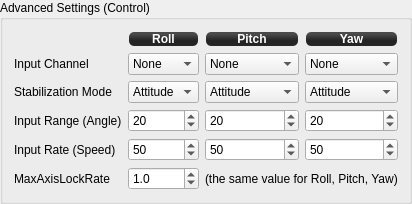
            <widget class="QGroupBox" name="groupBox">
             <property name="sizePolicy">
              <sizepolicy hsizetype="Preferred" vsizetype="Preferred">
               <horstretch>0</horstretch>
               <verstretch>0</verstretch>
              </sizepolicy>
             </property>
             <property name="minimumSize">
              <size>
               <width>0</width>
               <height>187</height>
              </size>
             </property>
             <property name="maximumSize">
              <size>
               <width>16777215</width>
               <height>16777215</height>
              </size>
             </property>
             <property name="title">
              <string>Advanced Settings (Control)</string>
             </property>
             <layout class="QGridLayout" name="gridLayout_8">
              <item row="0" column="3">
               <widget class="QLabel" name="label_32">
                <property name="minimumSize">
                 <size>
                  <width>0</width>
                  <height>16</height>
                 </size>
                </property>
                <property name="maximumSize">
                 <size>
                  <width>16777215</width>
                  <height>16</height>
                 </size>
                </property>
                <property name="styleSheet">
                 <string notr="true">background-color: qlineargradient(spread:reflect, x1:0.507, y1:0, x2:0.507, y2:0.772, stop:0.208955 rgba(74, 74, 74, 255), stop:0.78607 rgba(36, 36, 36, 255));
color: rgb(255, 255, 255);
border-radius: 5;
font: bold 12px;
margin:1px;</string>
                </property>
                <property name="text">
                 <string>Yaw</string>
                </property>
                <property name="alignment">
                 <set>Qt::AlignCenter</set>
                </property>
               </widget>
              </item>
              <item row="0" column="2">
               <widget class="QLabel" name="label_33">
                <property name="minimumSize">
                 <size>
                  <width>0</width>
                  <height>16</height>
                 </size>
                </property>
                <property name="maximumSize">
                 <size>
                  <width>16777215</width>
                  <height>16</height>
                 </size>
                </property>
                <property name="styleSheet">
                 <string notr="true">background-color: qlineargradient(spread:reflect, x1:0.507, y1:0, x2:0.507, y2:0.772, stop:0.208955 rgba(74, 74, 74, 255), stop:0.78607 rgba(36, 36, 36, 255));
color: rgb(255, 255, 255);
border-radius: 5;
font: bold 12px;
margin:1px;</string>
                </property>
                <property name="text">
                 <string>Pitch</string>
                </property>
                <property name="alignment">
                 <set>Qt::AlignCenter</set>
                </property>
               </widget>
              </item>
              <item row="0" column="1">
               <widget class="QLabel" name="label_34">
                <property name="minimumSize">
                 <size>
                  <width>0</width>
                  <height>16</height>
                 </size>
                </property>
                <property name="maximumSize">
                 <size>
                  <width>16777215</width>
                  <height>16</height>
                 </size>
                </property>
                <property name="styleSheet">
                 <string notr="true">background-color: qlineargradient(spread:reflect, x1:0.507, y1:0, x2:0.507, y2:0.772, stop:0.208955 rgba(74, 74, 74, 255), stop:0.78607 rgba(36, 36, 36, 255));
color: rgb(255, 255, 255);
border-radius: 5;
font: bold 12px;
margin:1px;</string>
                </property>
                <property name="text">
                 <string>Roll</string>
                </property>
                <property name="alignment">
                 <set>Qt::AlignCenter</set>
                </property>
               </widget>
              </item>
              <item row="1" column="3">
               <widget class="QComboBox" name="yawInputChannel">
                <property name="focusPolicy">
                 <enum>Qt::StrongFocus</enum>
                </property>
                <property name="toolTip">
                 <string>Input channel to control camera yaw

Don't forget to map this channel using Input configuration tab.</string>
                </property>
                <property name="objrelation" stdset="0">
                 <stringlist>
                  <string>objname:CameraStabSettings</string>
                  <string>fieldname:Input</string>
                  <string>element:Yaw</string>
                  <string>buttongroup:1</string>
                 </stringlist>
                </property>
                <item>
                 <property name="text">
                  <string>None</string>
                 </property>
                </item>
               </widget>
              </item>
              <item row="1" column="2">
               <widget class="QComboBox" name="pitchInputChannel">
                <property name="focusPolicy">
                 <enum>Qt::StrongFocus</enum>
                </property>
                <property name="toolTip">
                 <string>Input channel to control camera pitch

Don't forget to map this channel using Input configuration tab.</string>
                </property>
                <property name="objrelation" stdset="0">
                 <stringlist>
                  <string>objname:CameraStabSettings</string>
                  <string>fieldname:Input</string>
                  <string>element:Pitch</string>
                  <string>buttongroup:1</string>
                 </stringlist>
                </property>
                <item>
                 <property name="text">
                  <string>None</string>
                 </property>
                </item>
               </widget>
              </item>
              <item row="1" column="1">
               <widget class="QComboBox" name="rollInputChannel">
                <property name="focusPolicy">
                 <enum>Qt::StrongFocus</enum>
                </property>
                <property name="toolTip">
                 <string>Input channel to control camera roll

Don't forget to map this channel using Input configuration tab.</string>
                </property>
                <property name="objrelation" stdset="0">
                 <stringlist>
                  <string>objname:CameraStabSettings</string>
                  <string>fieldname:Input</string>
                  <string>element:Roll</string>
                  <string>buttongroup:1</string>
                 </stringlist>
                </property>
                <item>
                 <property name="text">
                  <string>None</string>
                 </property>
                </item>
               </widget>
              </item>
              <item row="1" column="0">
               <widget class="QLabel" name="label_35">
                <property name="text">
                 <string>Input Channel</string>
                </property>
               </widget>
              </item>
              <item row="2" column="3">
               <widget class="QComboBox" name="yawStabilizationMode">
                <property name="focusPolicy">
                 <enum>Qt::StrongFocus</enum>
                </property>
                <property name="toolTip">
                 <string>Axis stabilization mode

Attitude: camera tracks level for the axis. Input controls the deflection.
AxisLock: camera remembers tracking attitude. Input controls the rate of deflection.</string>
                </property>
                <property name="objrelation" stdset="0">
                 <stringlist>
                  <string>objname:CameraStabSettings</string>
                  <string>fieldname:StabilizationMode</string>
                  <string>element:Yaw</string>
                  <string>buttongroup:1</string>
                 </stringlist>
                </property>
                <item>
                 <property name="text">
                  <string>Attitude</string>
                 </property>
                </item>
               </widget>
              </item>
              <item row="3" column="3">
               <widget class="QSpinBox" name="yawInputRange">
                <property name="focusPolicy">
                 <enum>Qt::StrongFocus</enum>
                </property>
                <property name="toolTip">
                 <string>Maximum camera yaw deflection for 100% input in Attitude mode, deg.</string>
                </property>
                <property name="maximum">
                 <number>180</number>
                </property>
                <property name="value">
                 <number>20</number>
                </property>
                <property name="objrelation" stdset="0">
                 <stringlist>
                  <string>objname:CameraStabSettings</string>
                  <string>fieldname:InputRange</string>
                  <string>element:Yaw</string>
                  <string>haslimits:no</string>
                  <string>scale:1</string>
                  <string>buttongroup:1</string>
                 </stringlist>
                </property>
               </widget>
              </item>
              <item row="4" column="3">
               <widget class="QSpinBox" name="yawInputRate">
                <property name="focusPolicy">
                 <enum>Qt::StrongFocus</enum>
                </property>
                <property name="toolTip">
                 <string>Maximum camera yaw rate for 100% input in AxisLock mode, deg/s.</string>
                </property>
                <property name="maximum">
                 <number>180</number>
                </property>
                <property name="value">
                 <number>50</number>
                </property>
                <property name="objrelation" stdset="0">
                 <stringlist>
                  <string>objname:CameraStabSettings</string>
                  <string>fieldname:InputRate</string>
                  <string>element:Yaw</string>
                  <string>haslimits:no</string>
                  <string>scale:1</string>
                  <string>buttongroup:1</string>
                 </stringlist>
                </property>
               </widget>
              </item>
              <item row="2" column="2">
               <widget class="QComboBox" name="pitchStabilizationMode">
                <property name="focusPolicy">
                 <enum>Qt::StrongFocus</enum>
                </property>
                <property name="toolTip">
                 <string>Axis stabilization mode

Attitude: camera tracks level for the axis. Input controls the deflection.
AxisLock: camera remembers tracking attitude. Input controls the rate of deflection.</string>
                </property>
                <property name="objrelation" stdset="0">
                 <stringlist>
                  <string>objname:CameraStabSettings</string>
                  <string>fieldname:StabilizationMode</string>
                  <string>element:Pitch</string>
                  <string>buttongroup:1</string>
                 </stringlist>
                </property>
                <item>
                 <property name="text">
                  <string>Attitude</string>
                 </property>
                </item>
               </widget>
              </item>
              <item row="3" column="2">
               <widget class="QSpinBox" name="pitchInputRange">
                <property name="focusPolicy">
                 <enum>Qt::StrongFocus</enum>
                </property>
                <property name="toolTip">
                 <string>Maximum camera pitch deflection for 100% input in Attitude mode, deg.</string>
                </property>
                <property name="maximum">
                 <number>180</number>
                </property>
                <property name="value">
                 <number>20</number>
                </property>
                <property name="objrelation" stdset="0">
                 <stringlist>
                  <string>objname:CameraStabSettings</string>
                  <string>fieldname:InputRange</string>
                  <string>element:Pitch</string>
                  <string>haslimits:no</string>
                  <string>scale:1</string>
                  <string>buttongroup:1</string>
                 </stringlist>
                </property>
               </widget>
              </item>
              <item row="4" column="2">
               <widget class="QSpinBox" name="pitchInputRate">
                <property name="focusPolicy">
                 <enum>Qt::StrongFocus</enum>
                </property>
                <property name="toolTip">
                 <string>Maximum camera pitch rate for 100% input in AxisLock mode, deg/s.</string>
                </property>
                <property name="maximum">
                 <number>180</number>
                </property>
                <property name="value">
                 <number>50</number>
                </property>
                <property name="objrelation" stdset="0">
                 <stringlist>
                  <string>objname:CameraStabSettings</string>
                  <string>fieldname:InputRate</string>
                  <string>element:Pitch</string>
                  <string>haslimits:no</string>
                  <string>scale:1</string>
                  <string>buttongroup:1</string>
                 </stringlist>
                </property>
               </widget>
              </item>
              <item row="2" column="1">
               <widget class="QComboBox" name="rollStabilizationMode">
                <property name="focusPolicy">
                 <enum>Qt::StrongFocus</enum>
                </property>
                <property name="toolTip">
                 <string>Axis stabilization mode

Attitude: camera tracks level for the axis. Input controls the deflection.
AxisLock: camera remembers tracking attitude. Input controls the rate of deflection.</string>
                </property>
                <property name="objrelation" stdset="0">
                 <stringlist>
                  <string>objname:CameraStabSettings</string>
                  <string>fieldname:StabilizationMode</string>
                  <string>element:Roll</string>
                  <string>buttongroup:1</string>
                 </stringlist>
                </property>
                <item>
                 <property name="text">
                  <string>Attitude</string>
                 </property>
                </item>
               </widget>
              </item>
              <item row="3" column="1">
               <widget class="QSpinBox" name="rollInputRange">
                <property name="focusPolicy">
                 <enum>Qt::StrongFocus</enum>
                </property>
                <property name="toolTip">
                 <string>Maximum camera roll deflection for 100% input in Attitude mode, deg.</string>
                </property>
                <property name="maximum">
                 <number>180</number>
                </property>
                <property name="value">
                 <number>20</number>
                </property>
                <property name="objrelation" stdset="0">
                 <stringlist>
                  <string>objname:CameraStabSettings</string>
                  <string>fieldname:InputRange</string>
                  <string>element:Roll</string>
                  <string>haslimits:no</string>
                  <string>scale:1</string>
                  <string>buttongroup:1</string>
                 </stringlist>
                </property>
               </widget>
              </item>
              <item row="4" column="1">
               <widget class="QSpinBox" name="rollInputRate">
                <property name="focusPolicy">
                 <enum>Qt::StrongFocus</enum>
                </property>
                <property name="toolTip">
                 <string>Maximum camera roll rate for 100% input in AxisLock mode, deg/s.</string>
                </property>
                <property name="maximum">
                 <number>180</number>
                </property>
                <property name="value">
                 <number>50</number>
                </property>
                <property name="objrelation" stdset="0">
                 <stringlist>
                  <string>objname:CameraStabSettings</string>
                  <string>fieldname:InputRate</string>
                  <string>element:Roll</string>
                  <string>haslimits:no</string>
                  <string>scale:1</string>
                  <string>buttongroup:1</string>
                 </stringlist>
                </property>
               </widget>
              </item>
              <item row="5" column="0">
               <widget class="QLabel" name="label_36">
                <property name="text">
                 <string>MaxAxisLockRate</string>
                </property>
               </widget>
              </item>
              <item row="4" column="0">
               <widget class="QLabel" name="label_38">
                <property name="text">
                 <string>Input Rate (Speed)</string>
                </property>
               </widget>
              </item>
              <item row="3" column="0">
               <widget class="QLabel" name="label_39">
                <property name="text">
                 <string>Input Range (Angle)</string>
                </property>
               </widget>
              </item>
              <item row="2" column="0">
               <widget class="QLabel" name="label_40">
                <property name="text">
                 <string>Stabilization Mode</string>
                </property>
               </widget>
              </item>
              <item row="5" column="2" colspan="2">
               <widget class="QLabel" name="label_41">
                <property name="text">
                 <string>(the same value for Roll, Pitch, Yaw)</string>
                </property>
               </widget>
              </item>
              <item row="5" column="1">
               <widget class="QDoubleSpinBox" name="MaxAxisLockRate">
                <property name="focusPolicy">
                 <enum>Qt::StrongFocus</enum>
                </property>
                <property name="toolTip">
                 <string>Stick input deadband for all axes in AxisLock mode, deg/s.

When stick input is within the MaxAxisLockRate range, camera tracks
current attitude. Otherwise it starts moving according to input with
rate depending on input value.

If you have drift in your Tx controls, you may want to increase this
value.</string>
                </property>
                <property name="decimals">
                 <number>1</number>
                </property>
                <property name="singleStep">
                 <double>0.100000000000000</double>
                </property>
                <property name="value">
                 <double>1.000000000000000</double>
                </property>
                <property name="objrelation" stdset="0">
                 <stringlist>
                  <string>objname:CameraStabSettings</string>
                  <string>fieldname:MaxAxisLockRate</string>
                  <string>haslimits:no</string>
                  <string>scale:1</string>
                  <string>buttongroup:1</string>
                 </stringlist>
                </property>
               </widget>
              </item>
             </layout>
            </widget>
